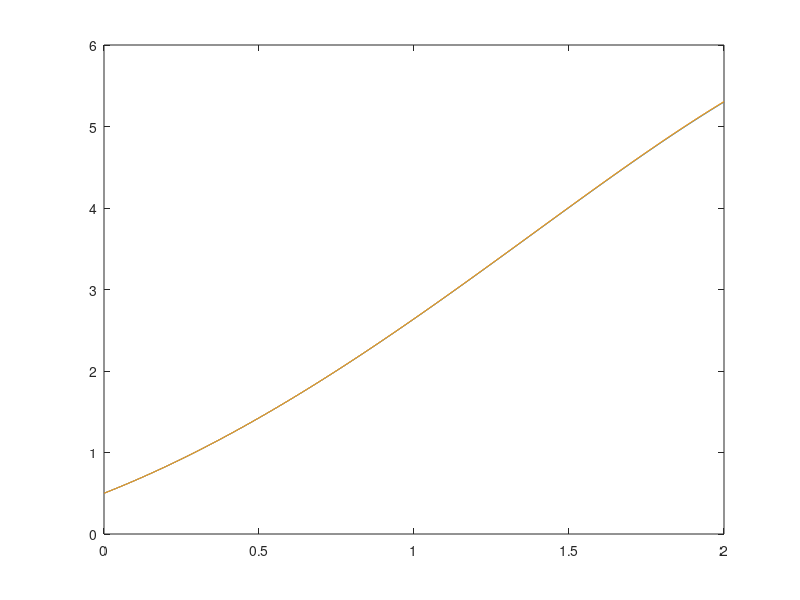

Recreate this plot in MATLAB.

%Function
f = @(t,w) w-t^2+1;

%Domain
a=0;
b=2;

%number of steps
N=1000;

% step size
h= (b-a)/N;
%intial value euler
y(1) = 1/2;


% t values
t(1)=0;

%eulers
for i=1:N
    t(i+1) = a+h*(i);
    y(i+1) = y(i) + h*f(t(i),y(i));
end

%R_K_4

%Initial value R_K

w(1) = y(1);

% setting k values
k=0;
for i=1:N
    k(i,1) = f(t(i),w(i));
    k(i,2) = f(t(i)+h/2,w(i) + h/2*k(i,1));
    k(i,3) = f(t(i)+h/2,w(i) + h/2*k(i,2));
    k(i,4) = f(t(i) + h, w(i) + h*k(i,3));
    w(i+1) = w(i) + (h/6)*(k(i,1) + 2*(k(i,2) +k(i,3))+k(i,4));
end

g =@(t) exp(t)*(exp(-t)*(t^2) +2*exp(-t)*t + exp(-t)-1/2);
exct=g(0);
for i=1:N
    
    exct(i+1) = g(h*i);
end


eul_error=norm(exct-y,inf)
rk_error = norm(exct-w,inf)

plot(t,y);
hold on
plot(t,w);
plot(t,exct);
hold off
